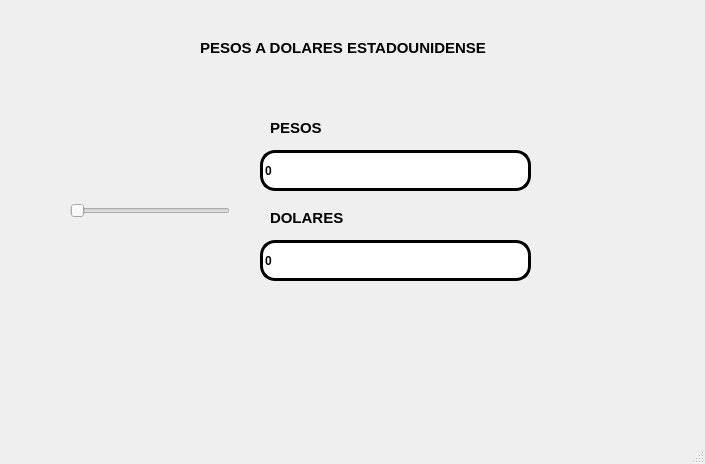
<?xml version="1.0" encoding="UTF-8"?>
<ui version="4.0">
 <class>MainWindow</class>
 <widget class="QMainWindow" name="MainWindow">
  <property name="geometry">
   <rect>
    <x>0</x>
    <y>0</y>
    <width>705</width>
    <height>464</height>
   </rect>
  </property>
  <property name="windowTitle">
   <string>MainWindow</string>
  </property>
  <widget class="QWidget" name="centralwidget">
   <widget class="QLabel" name="label">
    <property name="geometry">
     <rect>
      <x>0</x>
      <y>0</y>
      <width>161</width>
      <height>71</height>
     </rect>
    </property>
    <property name="styleSheet">
     <string notr="true"/>
    </property>
    <property name="text">
     <string/>
    </property>
    <property name="pixmap">
     <pixmap resource="../../archivos/recursos.qrc">:/Ejercicios/escudo_imagotipoUAT.png</pixmap>
    </property>
    <property name="scaledContents">
     <bool>true</bool>
    </property>
   </widget>
   <widget class="QLabel" name="label_2">
    <property name="geometry">
     <rect>
      <x>520</x>
      <y>-10</y>
      <width>161</width>
      <height>91</height>
     </rect>
    </property>
    <property name="styleSheet">
     <string notr="true"/>
    </property>
    <property name="text">
     <string/>
    </property>
    <property name="pixmap">
     <pixmap resource="../../archivos/recursos.qrc">:/Logos/fians.png</pixmap>
    </property>
    <property name="scaledContents">
     <bool>true</bool>
    </property>
   </widget>
   <widget class="QLabel" name="label_4">
    <property name="geometry">
     <rect>
      <x>270</x>
      <y>120</y>
      <width>71</width>
      <height>16</height>
     </rect>
    </property>
    <property name="font">
     <font>
      <pointsize>11</pointsize>
      <weight>75</weight>
      <bold>true</bold>
     </font>
    </property>
    <property name="text">
     <string>PESOS</string>
    </property>
   </widget>
   <widget class="QLineEdit" name="txt_valor">
    <property name="geometry">
     <rect>
      <x>260</x>
      <y>150</y>
      <width>271</width>
      <height>41</height>
     </rect>
    </property>
    <property name="font">
     <font>
      <weight>75</weight>
      <italic>false</italic>
      <bold>true</bold>
      <underline>false</underline>
      <strikeout>false</strikeout>
      <stylestrategy>PreferDefault</stylestrategy>
     </font>
    </property>
    <property name="tabletTracking">
     <bool>false</bool>
    </property>
    <property name="layoutDirection">
     <enum>Qt::LeftToRight</enum>
    </property>
    <property name="styleSheet">
     <string notr="true">border: 3px solid black;
border-radius: 15px;</string>
    </property>
    <property name="text">
     <string>0</string>
    </property>
   </widget>
   <widget class="QSlider" name="horizontalSlider">
    <property name="geometry">
     <rect>
      <x>70</x>
      <y>200</y>
      <width>160</width>
      <height>22</height>
     </rect>
    </property>
    <property name="orientation">
     <enum>Qt::Horizontal</enum>
    </property>
   </widget>
   <widget class="QLineEdit" name="txt_valor_2">
    <property name="geometry">
     <rect>
      <x>260</x>
      <y>240</y>
      <width>271</width>
      <height>41</height>
     </rect>
    </property>
    <property name="font">
     <font>
      <weight>75</weight>
      <italic>false</italic>
      <bold>true</bold>
      <underline>false</underline>
      <strikeout>false</strikeout>
      <stylestrategy>PreferDefault</stylestrategy>
     </font>
    </property>
    <property name="tabletTracking">
     <bool>false</bool>
    </property>
    <property name="layoutDirection">
     <enum>Qt::LeftToRight</enum>
    </property>
    <property name="styleSheet">
     <string notr="true">border: 3px solid black;
border-radius: 15px;</string>
    </property>
    <property name="text">
     <string>0</string>
    </property>
   </widget>
   <widget class="QLabel" name="label_5">
    <property name="geometry">
     <rect>
      <x>270</x>
      <y>210</y>
      <width>81</width>
      <height>16</height>
     </rect>
    </property>
    <property name="font">
     <font>
      <pointsize>11</pointsize>
      <weight>75</weight>
      <bold>true</bold>
     </font>
    </property>
    <property name="text">
     <string>DOLARES</string>
    </property>
   </widget>
   <widget class="QLabel" name="label_6">
    <property name="geometry">
     <rect>
      <x>200</x>
      <y>40</y>
      <width>331</width>
      <height>16</height>
     </rect>
    </property>
    <property name="font">
     <font>
      <pointsize>11</pointsize>
      <weight>75</weight>
      <bold>true</bold>
     </font>
    </property>
    <property name="text">
     <string>PESOS A DOLARES ESTADOUNIDENSE</string>
    </property>
   </widget>
   <widget class="QLabel" name="label_7">
    <property name="geometry">
     <rect>
      <x>510</x>
      <y>300</y>
      <width>191</width>
      <height>131</height>
     </rect>
    </property>
    <property name="text">
     <string/>
    </property>
    <property name="textFormat">
     <enum>Qt::AutoText</enum>
    </property>
    <property name="pixmap">
     <pixmap resource="../../archivos/recursos.qrc">:/Ejercicios/56f38-batman-logo-png-transparent-free.png</pixmap>
    </property>
    <property name="scaledContents">
     <bool>true</bool>
    </property>
    <property name="wordWrap">
     <bool>false</bool>
    </property>
   </widget>
  </widget>
  <widget class="QMenuBar" name="menubar">
   <property name="geometry">
    <rect>
     <x>0</x>
     <y>0</y>
     <width>705</width>
     <height>21</height>
    </rect>
   </property>
  </widget>
  <widget class="QStatusBar" name="statusbar"/>
 </widget>
 <resources>
  <include location="../../archivos/recursos.qrc"/>
 </resources>
 <connections/>
</ui>
